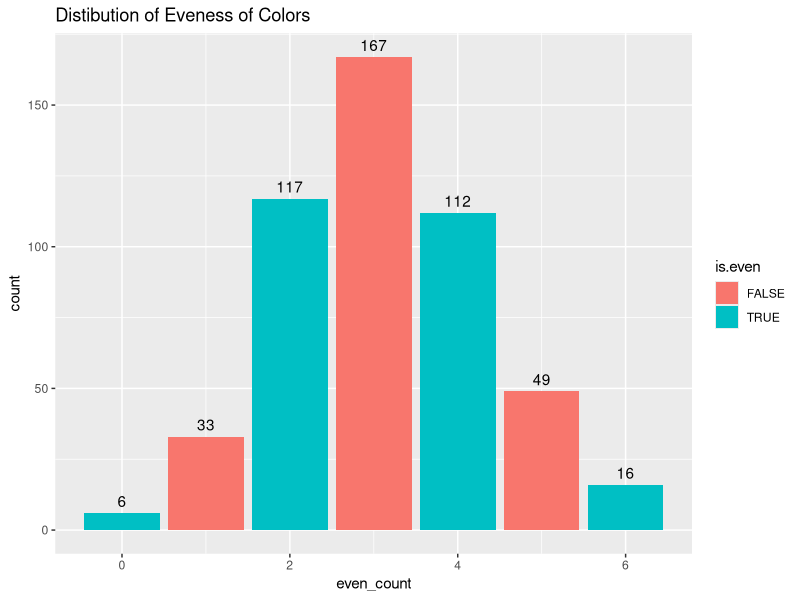
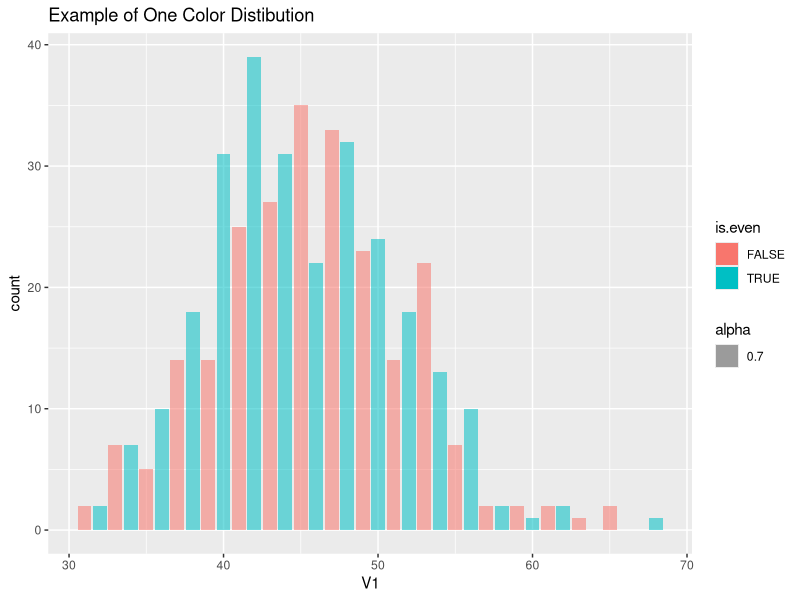
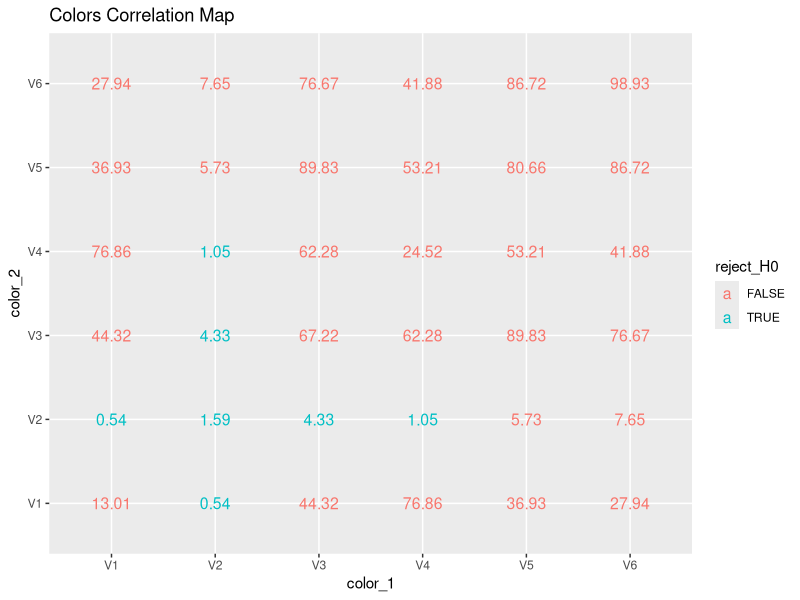
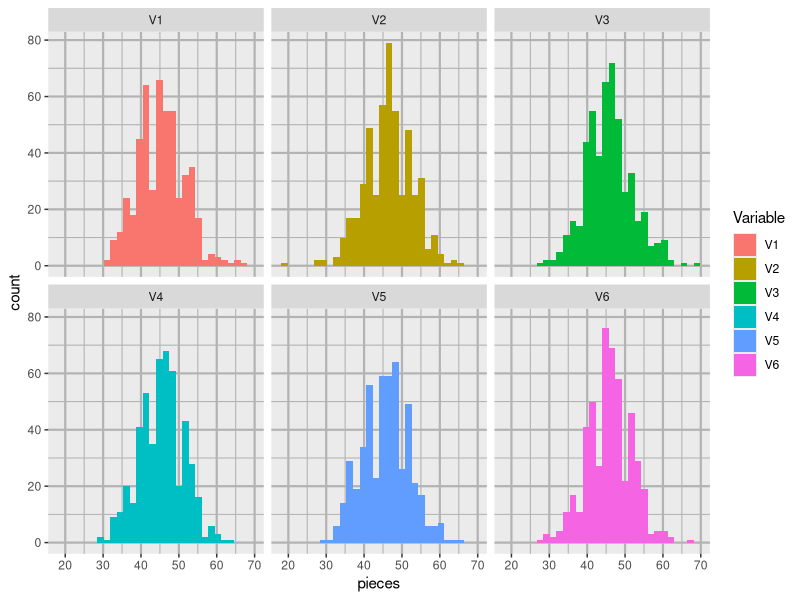
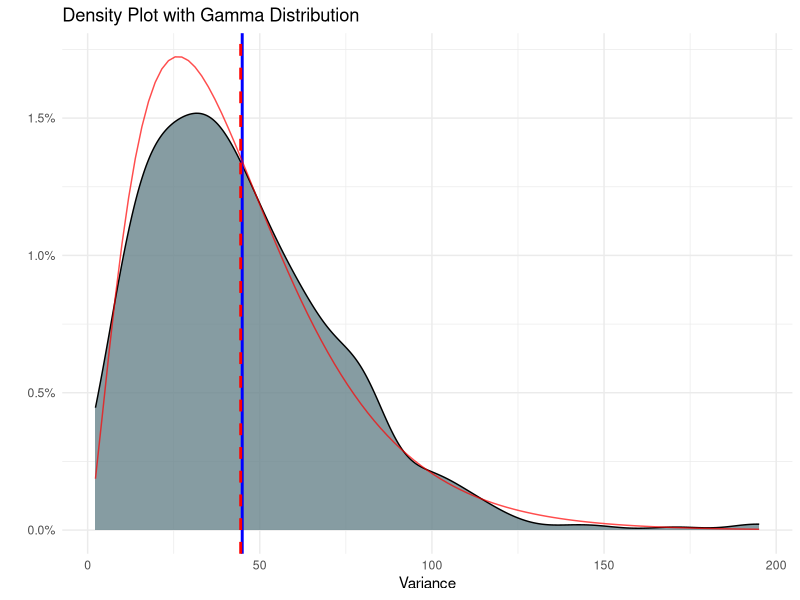
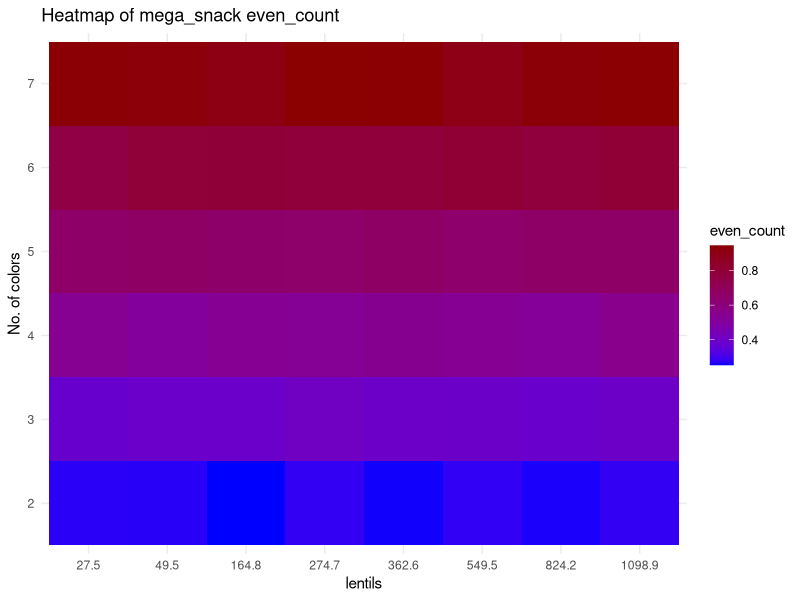
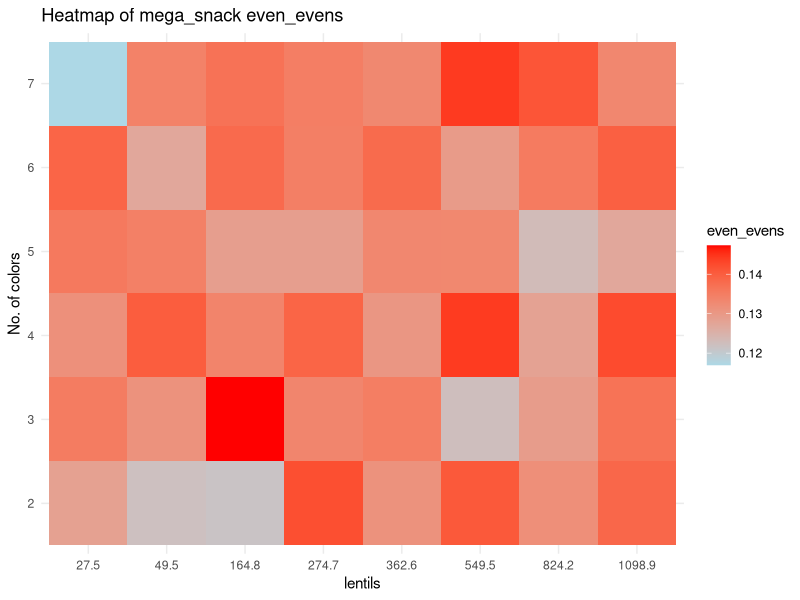
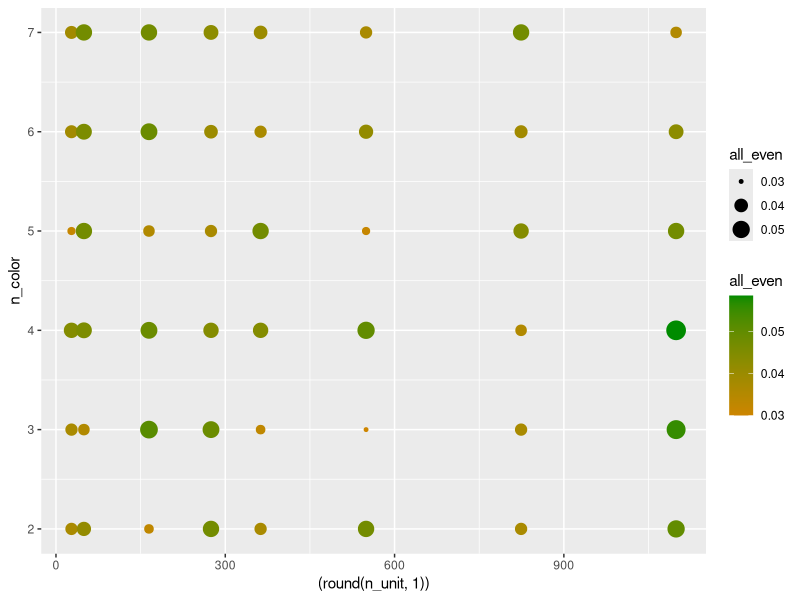

Write the R code that produced these figures, in order.
## ---- chunk 1
library(tidyverse)
library(MASS) #calculate distribution parameters
library(scales)
## ---- chunk 2
#parameters
nn<- 500            #numbers of bags per sample
n_color<- 6         #unique colors of M&M
gram<- 0.91         #weight of one M&M
bag_g<- 250         #common weight of M&M package
n_unit<- bag_g/gram #M&M per package
av_per_color= n_unit/n_color
paste0("The avarage number of lentils per color is ", round(av_per_color,2))
## ---- chunk 3
#create bag using sample vector
create_bag<- function(x,tx)
  {
  x<- floor(x)+sample(0:1,1)
  res<- matrix(nrow = 1, ncol = tx)
  colnames(res)<- 1:tx
  S_res<- sample(tx,x,replace = T)
  while(sum(table(S_res)>x))
  {S_res<- S_res[-1]}
  for (i in 1:tx) {
    res[,i] <- sum(S_res==i)
    }
  res}

sample_MnM<-function(nn,x_units,t_colors)
  {
  res<- matrix(nrow = nn, ncol = t_colors)
  for (i in 1:nn)
    {res[i,]<- create_bag(x= x_units,tx=t_colors)}
  res}
## ---- chunk 4
#example
print("One bag:")
create_bag(100,6)
print("3 bags:")
sample_MnM(3,10,6) %>% 
   `colnames<-`(c(1:6)) %>% 
   `rownames<-`(c("Bag_1","Bag_2","Bag_3"))
## ---- chunk 5
MnM_sample<- sample_MnM(nn,n_unit,n_color)

MnM_sample<-
  MnM_sample %>% as_data_frame() %>% 
  mutate(even_count= rowSums(across(everything()  , ~ .x %% 2 == 0)), #how many evens colors there are
         even_evens= rowSums(across(c(1:6), ~ .x %% 2 == 1)) %% 2 ==0, #are the uneven colors even
         Variance=    apply(across(c(1:6)), 1, var), #var of candy per color/ type
         low_col=    rowSums(across(c(1:6), ~ .x <= 0.66*av_per_color)),
         min=        apply(across(c(1:6)),1,FUN = min)) # lowest value in color

MnM_sample %>% head(6)
## ---- chunk 6
print("summary of all colors Distibution:")  #summary of all colors

rbind(
MnM_sample$V1 %>% summary(),
MnM_sample$V2 %>% summary(),
MnM_sample$V3 %>% summary(),
MnM_sample$V4 %>% summary(),
MnM_sample$V5 %>% summary(),
MnM_sample$V6 %>% summary()
) %>% as.data.frame() %>% cbind(sapply(MnM_sample[,1:6],var,na.rm=1)) %>% 
  rename("Var" ="sapply(MnM_sample[, 1:6], var, na.rm = 1)")

MnM_sample %>%
  mutate(is.even = even_count %%2 ==0) %>% 
  ggplot(aes(x= even_count, fill= is.even))+
  geom_bar()+
    geom_text(
    stat = "count",
    aes(label = ..count..),vjust = -0.5
  )+labs(title="Distibution of Eveness of Colors")


MnM_sample %>%
  mutate(is.even = V1 %%2 ==0) %>% 
  ggplot(aes(x= V1, fill= is.even, alpha= 0.7))+
  geom_bar()+labs(title="Example of One Color Distibution")


## ---- chunk 7
#test mu is av_per_color
check_mean_hypothesis <- function(data, column_name, X)
  {
  test_result <- t.test(data[[column_name]], mu = X)
  test_result$p.value
}

columns_to_test <- colnames(MnM_sample[,1:6])
test_results <- sapply(columns_to_test, function(col) {
  check_mean_hypothesis(MnM_sample, col, av_per_color)
})

percent(test_results)
## ---- chunk 8
check_mean_hypothesis <- function(data, column_name, X) {
  t.test(data[[column_name]], mu = X)$p.value}

check_two_sample_t_test <- function(data, col1, col2) {
  t.test(data[[col1]], data[[col2]])$p.value}

columns_to_test <- colnames(MnM_sample[,1:6])
num_cols <- length(columns_to_test)
p_value_matrix <- matrix(NA, nrow = num_cols, ncol = num_cols, dimnames = list(columns_to_test, columns_to_test))
for (i in 1:num_cols) {
  for (j in 1:num_cols) {
    if (i == j) { #diagonal test of mu
      p_value_matrix[i, j] <- check_mean_hypothesis(MnM_sample, columns_to_test[i], av_per_color)
    } else { # 2 sample t.test
      p_value_matrix[i, j] <- check_two_sample_t_test(MnM_sample, columns_to_test[i], columns_to_test[j])
    }
  }
}

round(as.data.frame(p_value_matrix),4)

round(as.data.frame(p_value_matrix),4) %>%
  mutate(color_1= rownames(p_value_matrix)) %>% 
  pivot_longer(cols = V1:V6, names_to = "color_2", values_to = "t_test") %>% 
  mutate(reject_H0 = t_test<= 0.05) %>% 
  ggplot(aes(x= color_1, y= color_2))+
  geom_text(aes(label = t_test * 100,, color = reject_H0), size = 4)+
  labs(title="Colors Correlation Map")

## ---- chunk 9
MnM_sample %>%
    pivot_longer(cols = 1:6, names_to = "Variable", values_to = "pieces") %>%
    ggplot(aes(fill=Variable ,x= pieces))+
  geom_histogram(position = "identity")+
  theme(panel.grid = element_line(color = "grey70",
                                  size = 0.75))+facet_wrap(~Variable)
## ---- chunk 10
gamma_params <- fitdistr(MnM_sample$Variance, "gamma")$estimate
paste0("The parameters of the gamma shaped variance is shape ", round(gamma_params[1],3)," and rate ", round(gamma_params[2],3) )
shape_est <- gamma_params["shape"]
scale_est <- 1 / gamma_params["rate"] #using Scale= 1/Rate

MnM_sample %>% #plot density
  ggplot(aes(x = Variance, fill = "orange")) +
  geom_density(fill= "lightblue4", alpha= 0.8) +
  geom_vline(xintercept = mean(MnM_sample$Variance), color = "blue", size=1) +
  geom_vline(xintercept = scale_est*shape_est, color = "red", linetype = "dashed", size=1) +
  stat_function(fun = dgamma, args = list(shape = shape_est, scale = scale_est), 
                color = "red", alpha= 0.7) +
  labs(title = "Density Plot with Gamma Distribution",
       x = "Variance",
       y = "") +
  scale_y_continuous(label=scales::label_percent(.1)) + 
  theme_minimal()
## ---- chunk 11
mega_snack<- function(nn,n_unit,n_color)
  {
  m_sample<- length(n_unit)*length(n_color)
  nul_mat= matrix(nrow = m_sample, ncol = 6)
  res<- cbind(rep(n_unit,length(n_color)),sort(rep(n_color,length(n_unit))),
                                               nul_mat)
  for (i in 1:(dim(res)[1]))
  {
    #print(c(res[i,1],res[i,2]))
    low_color<- 0.666*res[i,1]/(res[i,2])
    small_sample<- sample_MnM(nn,res[i,1],res[i,2])
    small_sample<-
      small_sample %>% as_data_frame() %>% 
      mutate(even_count= rowSums(across(everything()  , ~ .x %% 2 == 0))/n_color,
             #how many evens colors there are
             even_evens= (rowSums(across(c(1:n_color)  , ~ .x %% 2 == 1)) %% 2 ==0)/n_color,
             #are the uneven colors even
             var_col=    apply(across(c(1:n_color)), 1, var),
             #var of candy per color/ type
             min=        apply(across(c(1:n_color)), 1, min),
             #lowest value in color
             all_even=   rowSums(across(c(1:n_color)  , ~ .x %% 2 == 0))== n_color,
             low_col=    rowSums(across(c(1:n_color), ~ .x <= low_color ))>=1
            )
    res[i,3]<- mean(small_sample$even_count)
    res[i,4]<- mean(small_sample$even_evens)
    res[i,5]<- mean(small_sample$var_col)
    res[i,6]<- mean(small_sample$all_even)
    res[i,7]<- mean(small_sample$low_col)
    res[i,8]<- min(small_sample$min)
      }
  colnames(res)<- c("n_unit", "n_color", "even_count", "even_evens",
                    "var_col","all_even","low_color","smallest_col")
  res %>% as.data.frame()
  }
## ---- chunk 12
color_op<- 2:7
grams_op<- c(25,45,150,250,330,500,750,1000)
n_unit_op<- grams_op/gram
nn=700
## ---- chunk 13
mega_snack_1<-
  mega_snack(nn,n_unit_op,color_op) %>% #as.data.frame() %>% 
  mutate(n_unit= round(n_unit,1))
mega_snack_1 %>% sample(5)
## ---- chunk 14
mega_snack_1 %>%
  ggplot(aes(x = factor((round( n_unit,1) )), y = factor(n_color ), fill = even_count )) +
  geom_tile() +
  scale_fill_gradient(low = "blue", high = "red4")+
  labs(title = "Heatmap of mega_snack even_count",
       x = "lentils",
       y = "No. of colors",
       fill = "even_count") +
  theme_minimal()
## ---- chunk 15
mega_snack_1 %>%
  ggplot(aes(x = factor((round( n_unit,1) )), y = factor(n_color ), fill = even_evens )) +
  geom_tile() +
  scale_fill_gradient(low = "lightblue", high = "red")+
  labs(title = "Heatmap of mega_snack even_evens",
       x = "lentils",
       y = "No. of colors",
       fill = "even_evens") +
  theme_minimal()
## ---- chunk 16
mega_snack_1 %>%
  ggplot(aes(x = (round( n_unit,1) ), y = n_color , color = all_even,size = all_even )) +
  geom_point() +
  scale_color_gradient(low = "orange3", high = "green4")
  labs(title = "Heatmap of mega_snack all evens",
       x = "lentils",
       y = "No. of colors",
       color = "all_even") +
  theme_minimal()
## ---- chunk 17
mega_snack_1 %>%
  ggplot(aes(x = factor(round(n_unit, 1)), y = n_color, fill = low_color))+
  geom_tile(color = "white") +
    geom_text(aes(label = sprintf("%.2f%%", low_color * 100)), color = "black", size = 4)+
  scale_fill_gradient(low = "pink2", high = "red4",labels = scales::percent)+
  labs(title = "Chance of Less Than 66% Color in Package",
       x = "lentils",
       y = "No. of colors",
       fill = "low color")+
  theme_minimal()
## ---- chunk 18
mega_snack_1 %>% 
  select_(1,2,8) %>% 
  mutate(smallest_to_mu= smallest_col*n_color/n_unit) %>%
   ggplot(aes(x = factor(round(n_unit, 1)), y = n_color, fill = smallest_to_mu))+
  geom_tile(color = "white") +
    geom_text(aes(label = sprintf("%.2f%%", smallest_to_mu * 100)), color = "black", size = 4)+
  scale_fill_gradient(low = "pink2", high = "red4",labels = scales::percent)+
  labs(title = "Chance of Less Than 66% Color in Package",
       x = "lentils",
       y = "No. of colors",
       fill = "low color")+
  theme_minimal()
